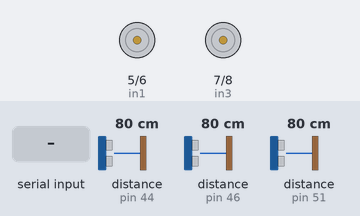
Bench run of a sketch on a simulated Arduino Mega 2560, built with avr-gcc and run on an emulated ATmega2560. Shown: motor-driver pin pairs drawn as motors (green arrow = first pin HIGH = forward, orange = second pin HIGH = backward, longer = more drive). Wiring (inferred from the names in the program): 3 × ultrasonic range finder: trigger pin 45, echo pin 44 / trigger pin 47, echo pin 46 / trigger pin 50, echo pin 51. Inputs (shaded band) come from the test bench; at power-on: distance to the obstacle (sensors on pin 44, pin 46, pin 51) 80 cm. The echo pulse lasts 58.3 µs per cm; what the sketch prints to the serial monitor is not drawn.

Above: at 1.2 s.
1.3 s: "F" received over Serial
At 1.6 s:
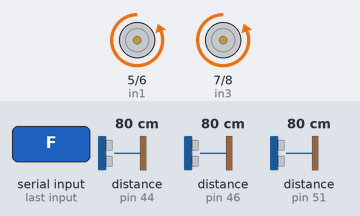
2.8 s: "R" received over Serial
At 3.8 s:
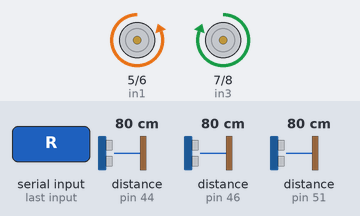
4.3 s: "L" received over Serial
At 4.7 s:
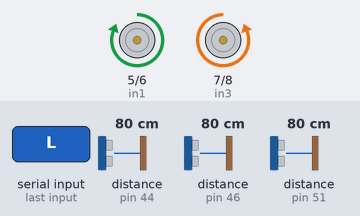
5.8 s: "B" received over Serial
At 6.8 s:
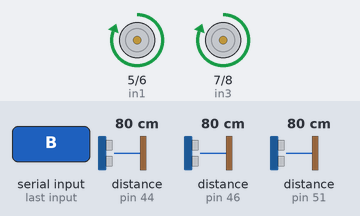
10.3 s: "S" received over Serial
At 10.9 s:
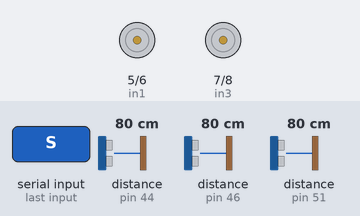
Timing chart, 0 to 13.3 s (numbered marks = the images above; inputs shaded):
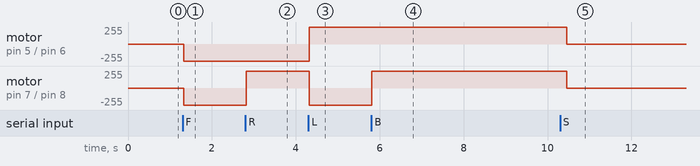

Measured:
- after the input at 1.3 s, motor on pin 5 (in1) / pin 6 (in2), motor on pin 7 (in3) / pin 8 (in4): stopped → backward 255/255 at once
- after the input at 2.8 s, motor on pin 7 (in3) / pin 8 (in4): backward 255/255 → forward 255/255 at once
- after the input at 4.3 s, motor on pin 5 (in1) / pin 6 (in2): backward 255/255 → forward 255/255 at once; motor on pin 7 (in3) / pin 8 (in4): forward 255/255 → backward 255/255 at once
- after the input at 5.8 s, motor on pin 7 (in3) / pin 8 (in4): backward 255/255 → forward 255/255 at once
- after the input at 10.3 s, motor on pin 5 (in1) / pin 6 (in2), motor on pin 7 (in3) / pin 8 (in4): forward 255/255 → stopped after 0.16 s

The sketch:

ArduinoVacuumCleanerRobotV2.ino
```cpp
#define echoPin 46 //Sol ultrasonik sensörün echo pini Arduino'nun 44.pinine
#define trigPin 47 //Sol ultrasonik sensörün trig pini Arduino'nun 45.pinine
#define echoPin1 44 //Ön ultrasonik sensörün echo pini Arduino'nun 51.pinine
#define trigPin1 45 //Ön ultrasonik sensörün trig pini Arduino'nun 50.pinine
#define echoPin2 51 //Sağ ultrasonik sensörün echo pini Arduino'nun 46.pinine
#define trigPin2 50 //Sağ ultrasonik sensörün trig pini Arduino'nun 47.pinine
//L298N
#define in1 5
#define in2 6
#define in3 7
#define in4 8
#define ena 9
#define enb 10

int maximumRange = 50;
int minimumRange = 20;
int dcs = 255;
int sensor = 0;

void setup() {
  pinMode(echoPin, INPUT);
  pinMode(trigPin, OUTPUT);
  pinMode(echoPin1, INPUT);
  pinMode(trigPin1, OUTPUT);
  pinMode(echoPin2, INPUT);
  pinMode(trigPin2, OUTPUT);
//Motorlarımızı çıkış olarak tanımlıyoruz.
  pinMode(in1, OUTPUT);
  pinMode(in2, OUTPUT);
  pinMode(in3, OUTPUT);
  pinMode(in4, OUTPUT);
Serial.begin(9600);
}

void loop() {
  int olcum = mesafe(maximumRange, minimumRange);
  int olcum1 = mesafe1(maximumRange, minimumRange);
  int olcum2 = mesafe2(maximumRange, minimumRange);

Serial.print("L:");
Serial.print(olcum);
Serial.print("  F:");
Serial.print(olcum1);
Serial.print("  R:");
Serial.println(olcum2);

  char val = Serial.read() ;//reads the signal
  digitalWrite(ena, dcs);//Sol motor hızını ayarla
  digitalWrite(enb, dcs);//Sağ motor hızını ayarla
   if (val == 'F') { ileri();}
   if (val == 'R'){ sag();}
   if (val == 'L'){ sol();}
   if (val == 'B'){ geri();}
   if (val == 'S'){ dur();}
   if (val == 'T'){ dcs=255;}
   if (val == 'N'){ dcs=150;}
   if (val == 'M'){ dcs=50;}
   if (val == 'A'){ sensor=1;}
    if(sensor>0) {
  if (olcum1 < minimumRange || olcum && olcum2 < minimumRange ){
  if (olcum < olcum2){ geri();
   delay(150);
   sag();
   delay(500);}
   if (olcum2 < olcum){ geri();
   delay(150);
   sol();
   delay(500);}
    }
  else if (olcum < minimumRange){ sag();
   delay(250);}
  else if (olcum2 < minimumRange){ sol();
   delay(250);}
  else if (olcum && olcum1 && olcum2 > minimumRange){
    ileri();}


  if (val == 'S'){ sensor=0;}
  }
  }


int mesafe(int maxrange, int minrange){

  long duration, distance;

  digitalWrite(trigPin,LOW);
  delayMicroseconds(2);
  digitalWrite(trigPin, HIGH);
  delayMicroseconds(10);
  digitalWrite(trigPin, LOW);

  duration = pulseIn(echoPin, HIGH);
  distance = duration / 58.2;
  delay(50);

  return distance;
}

int mesafe1(int maxrange, int minrange){

  long duration1, distance1;

  digitalWrite(trigPin1,LOW);
  delayMicroseconds(2);
  digitalWrite(trigPin1, HIGH);
  delayMicroseconds(10);
  digitalWrite(trigPin1, LOW);

  duration1 = pulseIn(echoPin1, HIGH);
  distance1 = duration1 / 58.2;
  delay(50);

  return distance1;
}

int mesafe2(int maxrange, int minrange){

  long duration2, distance2;

  digitalWrite(trigPin2,LOW);
  delayMicroseconds(2);
  digitalWrite(trigPin2, HIGH);
  delayMicroseconds(10);
  digitalWrite(trigPin2, LOW);

  duration2 = pulseIn(echoPin2, HIGH);
  distance2 = duration2 / 58.2;
  delay(50);

  return distance2;
}

void dur(){ // Robotun ileri yönde hareketi için fonksiyon tanımlıyoruz.

digitalWrite(in1, LOW); // Sağ motorun ileri hareketi aktif
digitalWrite(in2, LOW); // Sağ motorun geri hareketi pasif
digitalWrite(in3, LOW); // Sol motorun ileri hareketi aktif
digitalWrite(in4, LOW); // Sol motorun geri hareketi pasif

}
void geri(){ // Robotun ileri yönde hareketi için fonksiyon tanımlıyoruz.

digitalWrite(in1, HIGH); // Sağ motorun ileri hareketi aktif
digitalWrite(in2, LOW); // Sağ motorun geri hareketi pasif
digitalWrite(in3, HIGH); // Sol motorun ileri hareketi aktif
digitalWrite(in4, LOW); // Sol motorun geri hareketi pasif

}
void sag(){ // Robotun sağa dönme hareketi için fonksiyon tanımlıyoruz.

digitalWrite(in1, LOW); // Sağ motorun ileri hareketi aktif
digitalWrite(in2, HIGH); // Sağ motorun geri hareketi pasif
digitalWrite(in3, HIGH); // Sol motorun ileri hareketi aktif
digitalWrite(in4, LOW); // Sol motorun geri hareketi pasif
}

void sol(){ // Robotun sağa dönme hareketi için fonksiyon tanımlıyoruz.

digitalWrite(in1, HIGH); // Sağ motorun ileri hareketi aktif
digitalWrite(in2, LOW); // Sağ motorun geri hareketi pasif
digitalWrite(in3, LOW); // Sol motorun ileri hareketi aktif
digitalWrite(in4, HIGH); // Sol motorun geri hareketi pasif
}
void ileri(){ // Robotun geri yönde hareketi için fonksiyon tanımlıyoruz.

digitalWrite(in1, LOW); // Sağ motorun ileri hareketi aktif
digitalWrite(in2, HIGH); // Sağ motorun geri hareketi pasif
digitalWrite(in3, LOW); // Sol motorun ileri hareketi aktif
digitalWrite(in4, HIGH); // Sol motorun geri hareketi pasif
}
```
